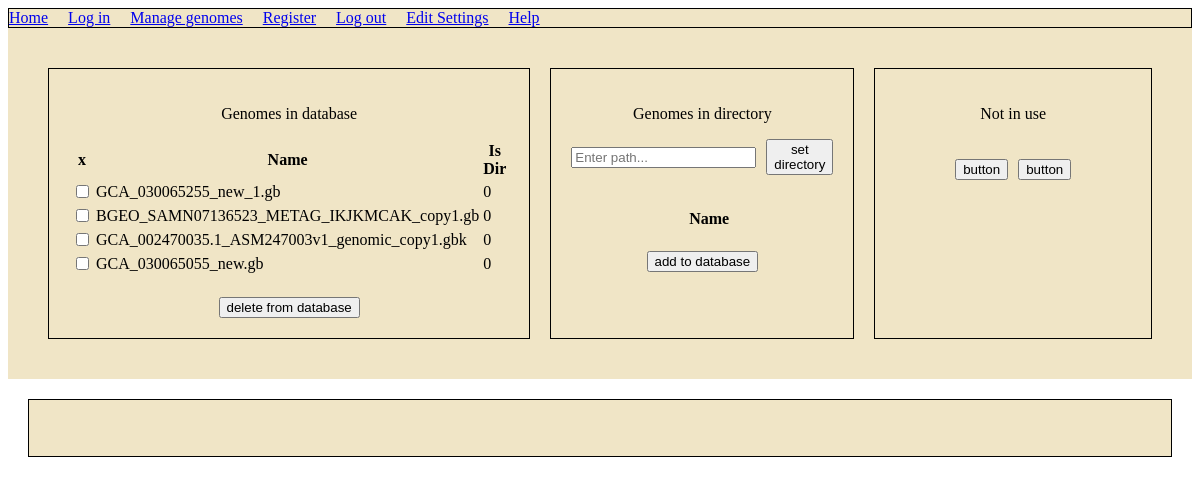
Page /managegenomes on the earlier database version.
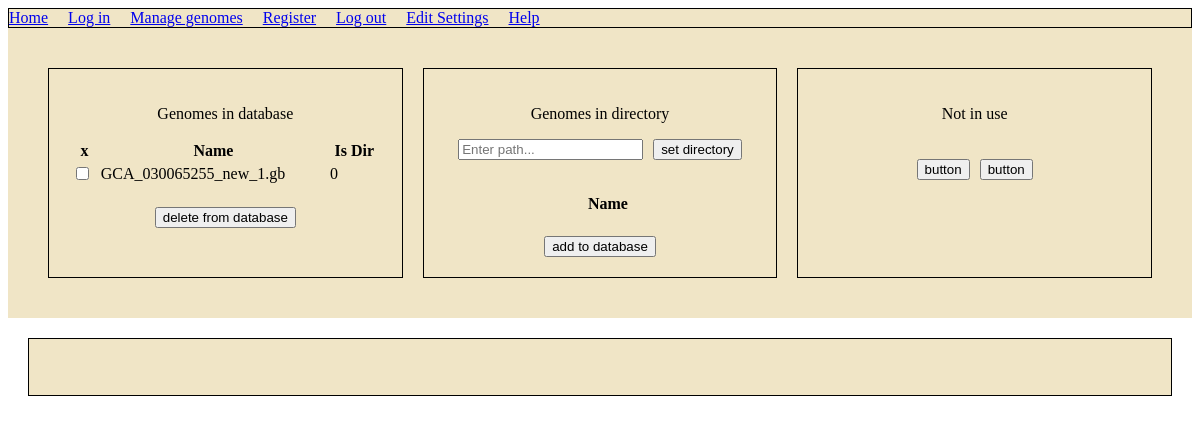
Same page on the later database version.
### event/models.py (models this page shows)
class genomeEntry(models.Model):
    name=models.CharField('name',max_length=120)
    nick=models.CharField('nick',max_length=120,default="-")
    path=models.CharField('path',max_length=120,default="-1")
    extra=models.CharField('extra',max_length=120)
    is_dir=models.CharField('is_dir',max_length=120,default=-1)
    description=models.TextField(blank=True)
    contigs_num=models.IntegerField('contigs_num',default=-1)
    genome_size=models.IntegerField('genome_size',default=-1)
    footprint_size=models.IntegerField('footprint_size',default=-1)
    button_analyse_isok=models.TextField('button_analyse_isok',default="red")
    button_prepare_isok=models.TextField('button_prepare_isok',default="red")
    button_blast_isok=models.TextField('button_blast_isok',default="red")
    button_blastanal_isok=models.TextField('button_blastanal_isok',default="red")
    button_footprints_isok=models.TextField('button_footprints_isok',default="red")
    button_analyse_results_isok=models.TextField('button_analyse_results_isok',default="red")
    files_num=models.IntegerField('files_num',default=-1)
    footprints=models.ManyToManyField(Footprint,blank=True)
    work_files_dir=models.CharField('work_files_dir',max_length=120,default="D:/workfiles/")
    concat_fasta_file=models.CharField('concat_fasta_file',max_length=120,default="")
    blast_results_file=models.CharField('blast_results_file',max_length=120,default="")
    blast_analysis_file=models.CharField('blast_analysis_file',max_length=120,default="")
    analysed_gb_files=models.CharField('analysed_gb_files',max_length=120,default="")
    is_list_csv_file=models.CharField('is_list_csv_file',max_length=120,default="")
    is_frequency_pic=models.CharField('is_frequency_pic',max_length=120,default="")
    def __str__(self):
	    return self.name

### event/views.py (the view)
# urls.py: path('managegenomes',views.managegenomes,name="managegenomes"),
def managegenomes(request):
    dbsquares = genomeEntry.objects.all()
    try:
        currendir_listing = os.listdir(request.user.userprofile.current_genome_dir)
    except:
        currendir_listing = []
    if request.method == 'POST':
        sent_action = request.POST.get('command')
        sent_answer = request.POST.get('answer')
        if sent_action == 'deletegenomes':
            print("sent_command deletegenomes")
            sent_answer = request.POST.get('answer').split(",")
            for i in sent_answer:
                genObj = genomeEntry.objects.filter(name=i).first()
                if genObj is not None:
                    genObj.delete()
            return render(request,'event/managegenomes.html',{'squaredb':dbsquares,'currentdir_listing':currendir_listing})
        if sent_action == 'addgenomes':
            print("sent_command addgenomes")
            sent_answer = request.POST.get('answer').split(",")
            for i in sent_answer:
                print(i)
                existing_entry = genomeEntry.objects.filter(name=i).first()
                if not existing_entry:
                    cleanedname=remove_extension(i)
                    if os.path.isdir(request.user.userprofile.current_genome_dir+"/"+i):
                        dirinput="1"
                    else:
                        dirinput="0"
                    my_work_files_dir=request.user.userprofile.work_files_dir+"/"+cleanedname
                    if not os.path.exists(my_work_files_dir):
                        os.makedirs(my_work_files_dir)
                    my_blast_files_dir=request.user.userprofile.blast_files_dir+"/"+cleanedname
                    if not os.path.exists(my_blast_files_dir):
                        os.makedirs(my_blast_files_dir)
                    genomeP = genomeEntry.objects.create(name=i, path=request.user.userprofile.current_genome_dir, extra='sea3', is_dir=dirinput,blast_results_file=my_blast_files_dir,work_files_dir=my_work_files_dir)
            return render(request,'event/managegenomes.html',{'squaredb':dbsquares,'currentdir_listing':currendir_listing})
        if sent_action == 'commitDirectory':
            print("sent_command commitdirectory")
            sent_path = request.POST.get('answer')
            print (sent_path)
            if os.path.isdir(sent_path):
                request.user.userprofile.current_genome_dir=sent_path
                currendir_listing = os.listdir(sent_path)
                request.user.userprofile.save()
            currendir_listing = os.listdir(request.user.userprofile.current_genome_dir)
            return render(request,'event/managegenomes.html',{'squaredb':dbsquares,'currentdir_listing':currendir_listing})
    else:
        return render(request,'event/managegenomes.html',{'squaredb':dbsquares,'currentdir_listing':currendir_listing})

### event/templates/event/managegenomes.html (shortened to what this page needs)
 {% extends 'event/base.html' %}
{% load static %}
{%block content%}
<!DOCTYPE html>
<html lang="en">
<head>
</head>
<body>
    <div class="header">
        <a class="nav-link" href="{% url 'home' %}">Home</a>&nbsp;&nbsp;&nbsp;&nbsp;
        <a class="nav-link" href="{% url 'login' %}">Log in</a>&nbsp;&nbsp;&nbsp;&nbsp;
        <a class="nav-link" href="{% url 'managegenomes' %}">Manage genomes</a>&nbsp;&nbsp;&nbsp;&nbsp;
          <a class="nav-link" href="{% url 'register_user' %}">Register</a>&nbsp;&nbsp;&nbsp;&nbsp;
          <a class="nav-link" href="{% url 'logout' %}">Log out</a>&nbsp;&nbsp;&nbsp;&nbsp;
          <a class="nav-link" href="{% url 'editSettings' %}"> Edit Settings</a>&nbsp;&nbsp;&nbsp;&nbsp;
          <a class="nav-link" href="{% url 'help' %}">Help</a>&nbsp;&nbsp;&nbsp;&nbsp;
    </div>
    <div class="container2">
        <div class="box2">
        <p>Genomes in database</p>
            <table id="example" class="table table-striped" style="width:100%">
                <thead>
                    <tr>
                      <th>x</th>
                        <th>Name</th>
                        <th>Is Dir</th>
                    </tr>
                </thead>
                <tbody>
                  {% for item in squaredb %}
                  <tr>
                    <td><input type="checkbox" name="{{ item }}" {% if item.is_checked %}checked{% endif %}></td>
                    <td> {{item.name}}</td>
                    <td> {{item.is_dir}}</td>
                  </tr>
                {% endfor %}
            </table>
            <div class="buttons">
                <button type="button" onclick="deleteGenome()">delete from database</button>
            </div>
        </div>
        <div class="box2">
            <p>Genomes in directory</p>
            <form method="post" id="question-form" action="" style="display: flex; align-items: center;">
                <input type="text" id="path-input" name="path" placeholder="Enter path..." style="display: inline-block; margin-right: 10px;">
                <button type="button" onclick="commitDirectory()" style="display: inline-block;">set directory</button>
            </form>
            <table id="example" class="table table-striped" style="width:100%">
                <thead>
                    <tr>
                      <th></th>
                        <th>Name</th>
                    </tr>
                </thead>
            </table>
            <div class="buttons">
                <button type="button" onclick="addGenomes()">add to database</button>
            </div>
        </div>
        <div class="box2">
            <p>Not in use</p>
            <div class="buttons">
                <button>button</button>
                <button>button</button>
            </div>
        </div>
    </div>
    <div class="footer">
    </div>
    </body>
</html>
{%endblock%}

Differences in the rows shown:
removed genomeEntry: name "BGEO_SAMN07136523_METAG_IKJKMCAK_copy1.gb", is_dir "0"
removed genomeEntry: name "GCA_002470035.1_ASM247003v1_genomic_copy1.gbk", is_dir "0"
removed genomeEntry: name "GCA_030065055_new.gb", is_dir "0"
